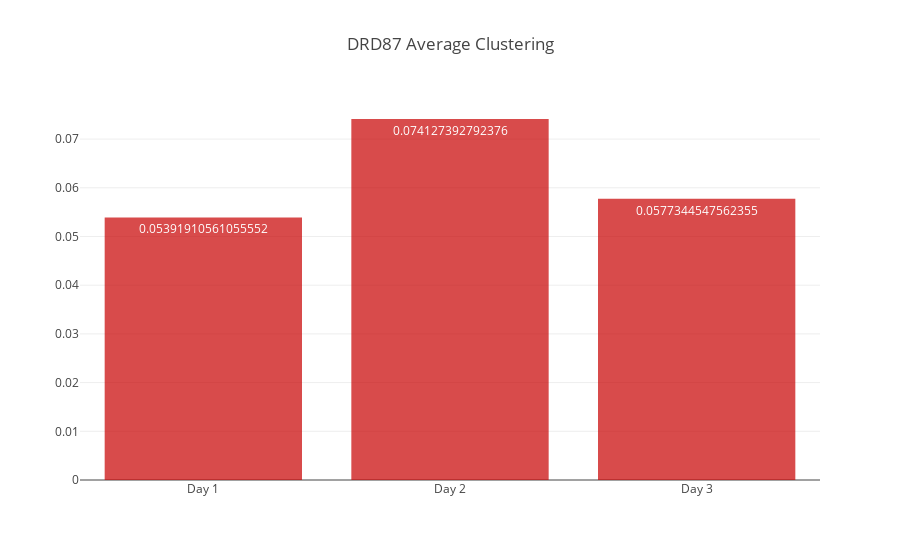

Notebook source saved alongside this figure:
### Code cell
x = ["Day 1", "Day 2", "Day 3"]
y = [drd87_day1_graph.clustering_coefficient, drd87_day2_graph.clustering_coefficient, drd87_day3_graph.clustering_coefficient]
plot_network_measures(x, y, title="DRD87 Average Clustering", color="rgb(200,0,0)")

### Figure 1 — Plotly figure (JSON) as saved in the notebook; plotly's stock layout.template omitted (floating-point values rounded to 4 significant figures)
{"data": [{"marker": {"color": "rgb(200,0,0)"}, "name": "1", "opacity": 0.7, "text": [0.05392, 0.07413, 0.05773], "textposition": "auto", "type": "bar", "uid": "1b9f36", "x": ["Day 1", "Day 2", "Day 3"], "y": [0.05392, 0.07413, 0.05773]}], "layout": {"autosize": true, "title": "DRD87 Average Clustering", "xaxis": {"autorange": true, "range": [-0.5, 2.5], "type": "category"}, "yaxis": {"autorange": true, "range": [0, 0.07803], "type": "linear"}}}
